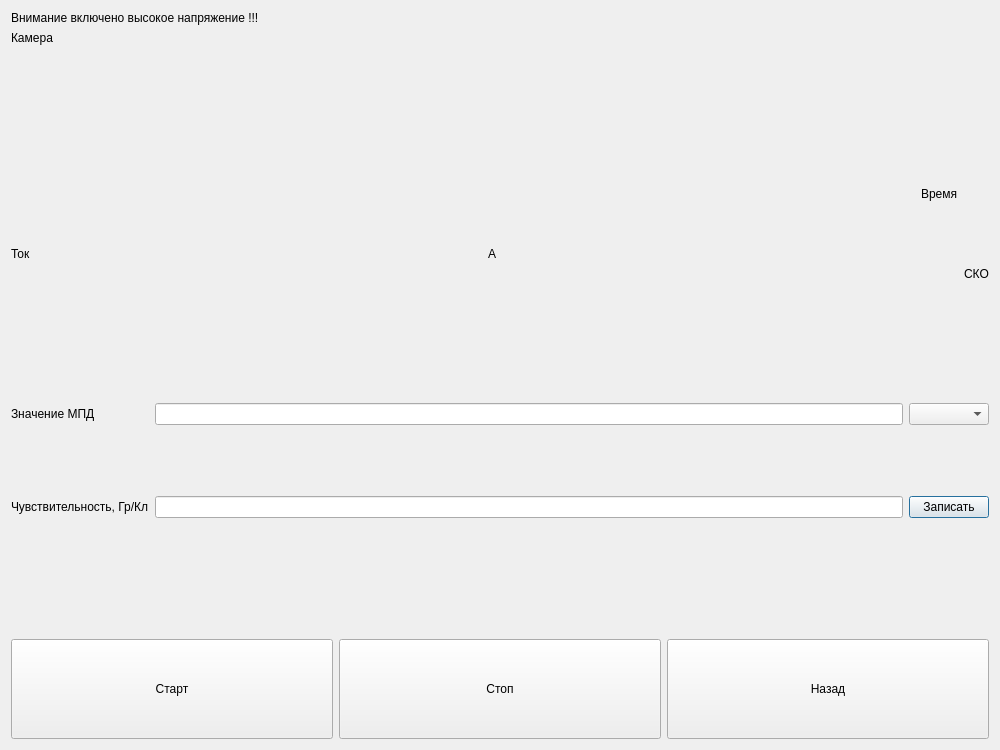
<?xml version="1.0" encoding="UTF-8"?>
<ui version="4.0">
 <class>Beta_verify</class>
 <widget class="QDialog" name="Beta_verify">
  <property name="geometry">
   <rect>
    <x>0</x>
    <y>0</y>
    <width>1000</width>
    <height>750</height>
   </rect>
  </property>
  <property name="windowTitle">
   <string>Dialog</string>
  </property>
  <layout class="QVBoxLayout" name="verticalLayout_3">
   <item>
    <widget class="QLabel" name="label_8">
     <property name="text">
      <string>Внимание включено высокое напряжение !!!</string>
     </property>
    </widget>
   </item>
   <item>
    <widget class="QLabel" name="label_5">
     <property name="text">
      <string>Камера</string>
     </property>
    </widget>
   </item>
   <item>
    <spacer name="verticalSpacer_5">
     <property name="orientation">
      <enum>Qt::Vertical</enum>
     </property>
     <property name="sizeHint" stdset="0">
      <size>
       <width>20</width>
       <height>40</height>
      </size>
     </property>
    </spacer>
   </item>
   <item>
    <layout class="QHBoxLayout" name="horizontalLayout_5">
     <item>
      <layout class="QVBoxLayout" name="verticalLayout">
       <item>
        <layout class="QHBoxLayout" name="horizontalLayout_3">
         <item>
          <spacer name="horizontalSpacer">
           <property name="orientation">
            <enum>Qt::Horizontal</enum>
           </property>
           <property name="sizeHint" stdset="0">
            <size>
             <width>40</width>
             <height>20</height>
            </size>
           </property>
          </spacer>
         </item>
         <item>
          <widget class="QLabel" name="label_3">
           <property name="sizePolicy">
            <sizepolicy hsizetype="Preferred" vsizetype="Minimum">
             <horstretch>0</horstretch>
             <verstretch>0</verstretch>
            </sizepolicy>
           </property>
           <property name="text">
            <string>Время</string>
           </property>
          </widget>
         </item>
        </layout>
       </item>
       <item>
        <layout class="QHBoxLayout" name="horizontalLayout_2">
         <item>
          <widget class="QLabel" name="label">
           <property name="text">
            <string>Ток</string>
           </property>
          </widget>
         </item>
         <item>
          <widget class="QLabel" name="label_2">
           <property name="text">
            <string>А</string>
           </property>
          </widget>
         </item>
        </layout>
       </item>
      </layout>
     </item>
     <item>
      <layout class="QVBoxLayout" name="verticalLayout_2">
       <item>
        <spacer name="verticalSpacer">
         <property name="orientation">
          <enum>Qt::Vertical</enum>
         </property>
         <property name="sizeHint" stdset="0">
          <size>
           <width>20</width>
           <height>40</height>
          </size>
         </property>
        </spacer>
       </item>
       <item>
        <layout class="QHBoxLayout" name="horizontalLayout_4">
         <item>
          <widget class="QLabel" name="label_4">
           <property name="text">
            <string>СКО</string>
           </property>
          </widget>
         </item>
        </layout>
       </item>
      </layout>
     </item>
    </layout>
   </item>
   <item>
    <spacer name="verticalSpacer_2">
     <property name="orientation">
      <enum>Qt::Vertical</enum>
     </property>
     <property name="sizeHint" stdset="0">
      <size>
       <width>20</width>
       <height>40</height>
      </size>
     </property>
    </spacer>
   </item>
   <item>
    <layout class="QGridLayout" name="gridLayout">
     <item row="0" column="1">
      <widget class="QLineEdit" name="lineEdit"/>
     </item>
     <item row="0" column="0">
      <widget class="QLabel" name="label_6">
       <property name="text">
        <string>Значение МПД</string>
       </property>
      </widget>
     </item>
     <item row="2" column="0">
      <widget class="QLabel" name="label_7">
       <property name="text">
        <string>Чувствительность, Гр/Кл</string>
       </property>
      </widget>
     </item>
     <item row="0" column="2">
      <widget class="QComboBox" name="comboBox"/>
     </item>
     <item row="2" column="2">
      <widget class="QPushButton" name="pushButton_4">
       <property name="text">
        <string>Записать</string>
       </property>
      </widget>
     </item>
     <item row="2" column="1">
      <widget class="QLineEdit" name="lineEdit_2"/>
     </item>
     <item row="1" column="1">
      <spacer name="verticalSpacer_4">
       <property name="orientation">
        <enum>Qt::Vertical</enum>
       </property>
       <property name="sizeHint" stdset="0">
        <size>
         <width>20</width>
         <height>40</height>
        </size>
       </property>
      </spacer>
     </item>
    </layout>
   </item>
   <item>
    <spacer name="verticalSpacer_3">
     <property name="orientation">
      <enum>Qt::Vertical</enum>
     </property>
     <property name="sizeHint" stdset="0">
      <size>
       <width>20</width>
       <height>40</height>
      </size>
     </property>
    </spacer>
   </item>
   <item>
    <layout class="QHBoxLayout" name="horizontalLayout">
     <item>
      <widget class="QPushButton" name="pushButton_2">
       <property name="sizePolicy">
        <sizepolicy hsizetype="Minimum" vsizetype="Maximum">
         <horstretch>0</horstretch>
         <verstretch>10</verstretch>
        </sizepolicy>
       </property>
       <property name="minimumSize">
        <size>
         <width>0</width>
         <height>100</height>
        </size>
       </property>
       <property name="maximumSize">
        <size>
         <width>16777215</width>
         <height>100</height>
        </size>
       </property>
       <property name="text">
        <string>Старт</string>
       </property>
      </widget>
     </item>
     <item>
      <widget class="QPushButton" name="pushButton_3">
       <property name="sizePolicy">
        <sizepolicy hsizetype="Minimum" vsizetype="Maximum">
         <horstretch>0</horstretch>
         <verstretch>10</verstretch>
        </sizepolicy>
       </property>
       <property name="minimumSize">
        <size>
         <width>0</width>
         <height>100</height>
        </size>
       </property>
       <property name="maximumSize">
        <size>
         <width>16777215</width>
         <height>100</height>
        </size>
       </property>
       <property name="text">
        <string>Стоп</string>
       </property>
      </widget>
     </item>
     <item>
      <widget class="QPushButton" name="pushButton">
       <property name="sizePolicy">
        <sizepolicy hsizetype="Minimum" vsizetype="Maximum">
         <horstretch>0</horstretch>
         <verstretch>10</verstretch>
        </sizepolicy>
       </property>
       <property name="minimumSize">
        <size>
         <width>0</width>
         <height>100</height>
        </size>
       </property>
       <property name="maximumSize">
        <size>
         <width>16777215</width>
         <height>100</height>
        </size>
       </property>
       <property name="text">
        <string>Назад</string>
       </property>
      </widget>
     </item>
    </layout>
   </item>
  </layout>
 </widget>
 <resources/>
 <connections/>
</ui>
